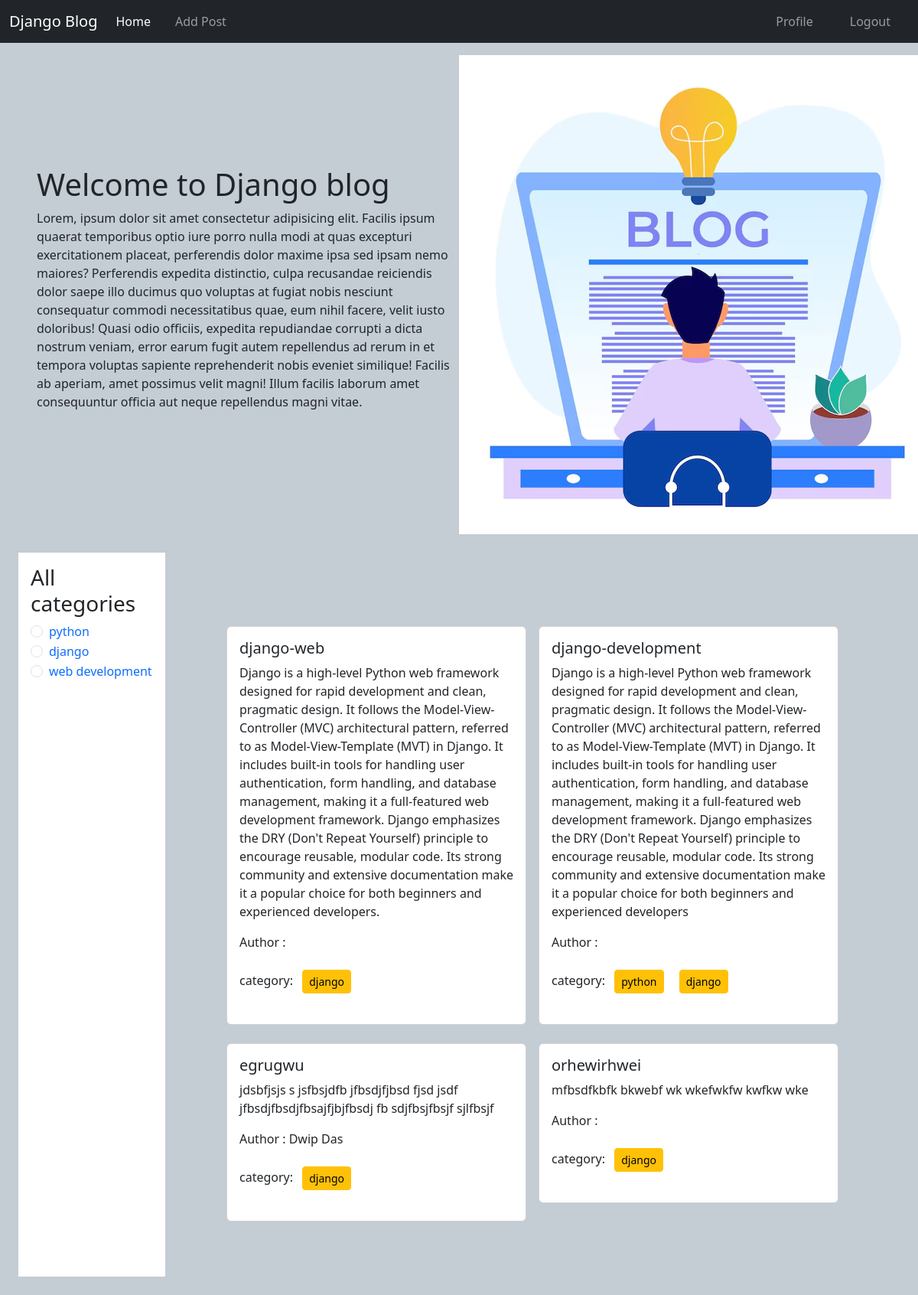
The page /category/django/ (signed in) on the database its author committed.
### categories/models.py (models this page shows, shortened)
class Category(models.Model):
    name = models.CharField(max_length=100)
    slug = models.SlugField(max_length=100, unique=True, null=True, blank=True)  # Corrected here

### posts/models.py (models this page shows, shortened)
class Post(models.Model):
    title=models.CharField(max_length=50)
    content=models.TextField()
    category=models.ManyToManyField(Category)
    author=models.ForeignKey(User,on_delete=models.CASCADE)

### blog_project/views.py (the view)
# urls.py: path('',views.home,name='homepage'),
def home(request,category_slug =None):
    data=Post.objects.all()
    if category_slug is not None:
      category=Category.objects.get(slug = category_slug)
      data=Post.objects.filter(category=category)
    categories=Category.objects.all()
    return render(request,'home.html',{'data' : data,'category': categories})

### templates/home.html (shortened to what this page needs)
{% extends 'base.html' %}
{% load static %}
{% block content %}
<div class="d-flex flex-wrap px-5 pt-3 align-items-center">
   <div class="col-6 ">
    <h1>Welcome to Django blog</h1>
    <p>Lorem, ipsum dolor sit amet consectetur adipisicing elit. Facilis ipsum quaerat temporibus optio iure porro nulla modi at quas excepturi
      exercitationem placeat, perferendis dolor maxime ipsa sed ipsam nemo
      maiores? Perferendis expedita distinctio, culpa recusandae reiciendis dolor saepe illo ducimus quo voluptas at fugiat nobis nesciunt consequatur commodi necessitatibus quae, eum nihil facere, velit iusto doloribus!
       Quasi odio officiis, expedita repudiandae corrupti a dicta nostrum veniam, error earum fugit autem repellendus ad rerum in et tempora voluptas sapiente reprehenderit nobis eveniet similique! Facilis ab aperiam, amet possimus velit magni! Illum facilis laborum amet consequuntur officia aut neque repellendus magni vitae.</p>
   </div>
  <div class="col-6">
    <img src="{% static 'blog.avif' %}" alt="">
  </div>
</div>
<div class="d-flex flex-wrap p-4">
  <div class="col-2 bg-white p-3">
    <h3>All categories</h3>
    {% for cat in category %}
    <div class="form-check">
       <input class="form-check-input" type="radio" name="category" id="{{cat.id}}">
      <label class="form-check-label" for="{{cat.id}}">
        <a class="text-decoration-none" href="{% url 'category_wise_post' cat.slug %}">{{cat.name}}</a>
      </label>
    </div>
     {% endfor %}
  </div>
  <div class="col-10 p-4">
    <div class="d-flex flex-wrap  p-5 pt-5">
      {% for post in data %}
      <div class="col-sm-6 pt-4">
          <div class="card  mx-2">
            <div class="card-body">
              <h5 class="card-title">{{ post.title }}</h5>
              <p class="card-text">{{ post.content }}</p>
              <p>Author : {{post.author.first_name}} {{post.author.last_name}}</p>
              <p>category:
              {% for cat in post.category.all %}
                  <button class='btn btn-warning btn-sm m-2'> {{cat.name}}</button>
              {% endfor %}
              </p>
            </div>
                </div>
          </div>
      {% endfor %}
</div>
  </div>
</div>
{% endblock %}

### rows shown on the page
Category: name "python"
Category: name "django"
Category: name "web development"
Post: title "django-web", content "Django is a high-level Python web framework designed for rapid development and clean, pragmatic design. It follows the Model-View-Controller (MVC) architectural pattern, referred to as Model-View-Template (MVT) in Django. It includes built-in tools for handling user authentication, form handling, and database management, making it a full-featured web development framework. Django emphasizes the DRY (Don't Repeat Yourself) principle to encourage reusable, modular code. Its strong community and extensive documentation make it a popular choice for both beginners and experienced developers."
Post: title "django-development", content "Django is a high-level Python web framework designed for rapid development and clean, pragmatic design. It follows the Model-View-Controller (MVC) architectural pattern, referred to as Model-View-Template (MVT) in Django. It includes built-in tools for handling user authentication, form handling, and database management, making it a full-featured web development framework. Django emphasizes the DRY (Don't Repeat Yourself) principle to encourage reusable, modular code. Its strong community and extensive documentation make it a popular choice for both beginners and experienced developers"
Post: title "egrugwu", content "jdsbfjsjs s jsfbsjdfb jfbsdjfjbsd fjsd jsdf jfbsdjfbsdjfbsajfjbjfbsdj fb sdjfbsjfbsjf sjlfbsjf", author.first_name "Dwip", author.last_name "Das"
Post: title "orhewirhwei", content "mfbsdfkbfk bkwebf wk wkefwkfw kwfkw wke"
